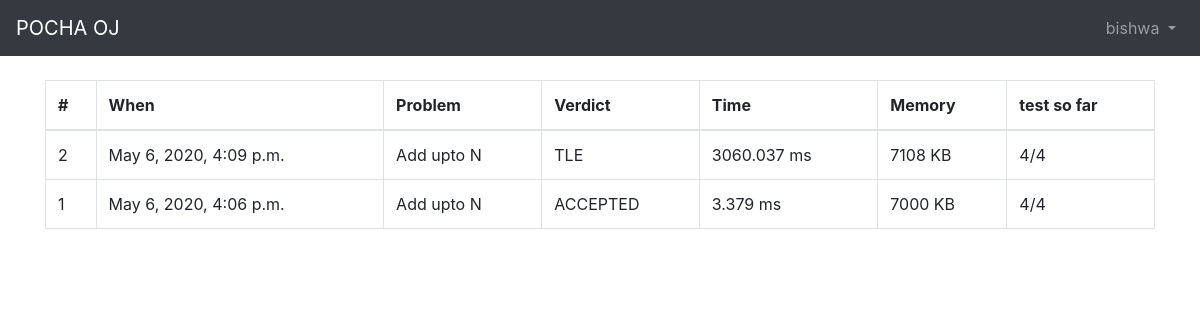
The app's page /problem/submission_list/ (signed in) with its own data.
### accounts/models.py (models this page shows)
class CustomUser(AbstractUser):
    age = models.PositiveIntegerField(blank=True,null=True)
    class Meta(object):
        unique_together = ('email',)

### problem/models.py (models this page shows, shortened)
class Submission(models.Model):
    C = 1
    CPP = 2
    JAVA = 3
    PYTHON = 4
    WA = 1
    AC = 2
    TLE = 3
    MLE = 4
    RUNNING = 5
    IN_QUEUE = 6
    RE = 7
    CE = 8
    languages = (
        (C, _('C')),
        (CPP, _('CPP')),
        (JAVA,_('JAVA')),
        (PYTHON,_('PYTHON')),
    )
    VERDICT_STATES = (
        (WA, _('WRONG ANSWER')),
        (AC, _('ACCEPTED')),
        (TLE,_('TLE')),
        (MLE,_('MLE')),
        (RE,_('RUNTIME ERROR')),
        (RUNNING,_('RUNNING')),
        (IN_QUEUE,_('IN QUEUE')),
        (CE,_('COMPILATION ERROR')),
    )
    problem = models.ForeignKey(Problem,related_name='submissions',on_delete=models.CASCADE)
    time = models.DateTimeField(auto_now_add=True)
    code = models.TextField()
    time_required = models.FloatField(blank=True,null=True)
    memory_required = models.IntegerField(blank=True,null=True)
    submitted_by = models.ForeignKey(settings.AUTH_USER_MODEL,on_delete=models.CASCADE,related_name='my_submissions')
    language = models.SmallIntegerField(
        default = CPP,
        choices = languages
    )
    verdict = models.SmallIntegerField(
        default = IN_QUEUE,
        choices = VERDICT_STATES
    )
    on_test_case = models.SmallIntegerField(default=0)

class Problem(models.Model):
    title = models.CharField(blank = False, null = False, max_length=25)
    statement = models.TextField()
    time_limit = models.FloatField(default = 3.0, validators=[MinValueValidator(0.0),MaxValueValidator(5.0)])
    memory_limit = models.PositiveSmallIntegerField(default = 256, validators = [MaxValueValidator(1024)] )
    owner = models.ForeignKey(settings.AUTH_USER_MODEL,on_delete=models.CASCADE,related_name='created_problems')
    is_public = models.BooleanField(default=False)
    adding_time = models.DateTimeField(auto_now_add=True)

### problem/views.py (the view)
# urls.py: path('submission_list/',views.SubmissionListView.as_view(),name='submission_list'),
class SubmissionListView(ListView):
    model = models.Submission
    template_name = 'problem/submission_list.html'
    def get_queryset(self):
        return models.Submission.objects.filter(submitted_by__username=self.request.user.username).order_by('-time')

### problem/templates/problem/submission_list.html (shortened to what this page needs)
{% extends "base.html" %}
{% block content %}
    <table class="table table-bordered">
        <thead>
            <tr>
            <th scope="col">#</th>
            <th scope="col">When</th>
            <th scope="col">Problem</th>
            <th scope="col">Verdict</th>
            <th scope="col">Time</th>
            <th scope="col">Memory</th>
            <th scope="col">test so far</th>
            </tr>
        </thead>
        <tbody>
            {% for submission in submission_list %}
                <tr>
                    <td>{{submission.id}}</td>
                    <td>{{submission.time}}</td>
                    <td>{{submission.problem.title}}</td>
                    <td>{{submission.get_verdict_display}}</td>
                    <td>{{submission.time_required}} ms</td>
                    <td>{{submission.memory_required}} KB</td>
                    <td>{{submission.on_test_case}}/{{submission.problem.testcases.count }}</td>
                </tr>
            {% endfor %}
        </tbody>
    </table>
{% endblock content %}

### templates/base.html (shortened to what this page needs)
<!doctype html>
<html lang="en">
  <head>
    <link rel="stylesheet" href="https://stackpath.bootstrapcdn.com/bootstrap/4.1.3/css/bootstrap.min.css">
  </head>
  <body>
    <nav class="navbar navbar-expand-md navbar-dark bg-dark mb-4">
      <a class="navbar-brand" href="{% url 'home' %}">POCHA OJ</a>
      <div class="collapse navbar-collapse" id="navbarCollapse">
        {% if user.is_authenticated %}
          <ul class="navbar-nav ml-auto">
            <li class="nav-item">
              <a class="nav-link dropdown-toggle" href="#" id="userMenu" data-toggle="dropdown" aria-haspopup="true" aria-expanded="false">
                {{ user.username }}
              </a>
            </li>
          </ul>
        {% else %}
          <form class="form-inline ml-auto">
            <a href="{% url 'login' %}" class="btn btn-outline-secondary">Log In</a>
            <a href="{% url 'signup' %}" class="btn btn-primary ml-2">Sign up</a>
          </form>
        {% endif %}
      </div>
    </nav>
    <div class="container">
      {% block content %}
      {% endblock content %}
    </div>
  </body>
</html>

### records on screen
CustomUser: username "bishwa"
Submission: id "2", time "May 6, 2020, 4:09 p.m.", problem "Add upto N", verdict "TLE", time_required "3060.037", memory_required "7108", on_test_case "4", problem.testcases.count "4"
Submission: id "1", time "May 6, 2020, 4:06 p.m.", problem "Add upto N", verdict "ACCEPTED", time_required "3.379", memory_required "7000", on_test_case "4", problem.testcases.count "4"
